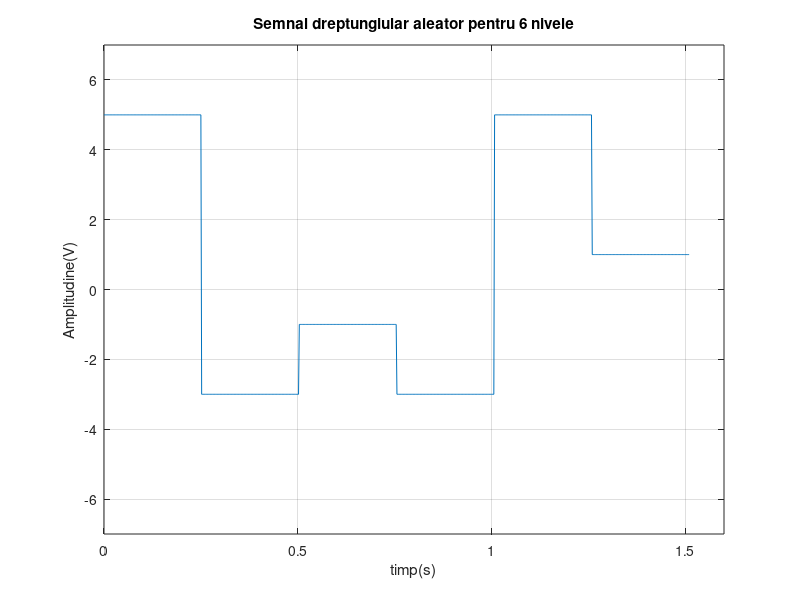

This figure's MATLAB source:
%Rezolutie temporara 2ms.punctul c)

t=0:0.002:1.510;%variabila timp necesara pentru a afisa 6 nivele aleatoare

i=1;%contor

n=[-5,-3,-1,1,3,5] ; %nivelele semnalului

Position=randi(length(n)); %cu functia randi extrag o pozitie aleatoare din n

Level=n(Position);%nivel_aleator ia valoarea din pozitia extrasa

vector_1=zeros(1,126); %t=0:0.002:0.25, de la 0 la 0.25 cu pasul de 0.002 sunt 126



for i=1:1:126  

    vector_1(i)=Level;  %umplu primul vector cu un nivel aleator

end

   

vector_2=zeros(1,126);

Position=randi(length(n));

Level=n(Position);

for i=1:1:126

    vector_2(i)=Level; %umplu al doi-lea vector cu un nivel aleator

end



vector_3=zeros(1,126);

Position=randi(length(n));

Level=n(Position);

for i=1:1:126

     vector_3(i)=Level;%umplu al trei-lea vector cu un nivel aleator

end



vector_4=zeros(1,126);

Position=randi(length(n));

Level=n(Position);



for i=1:1:126

    vector_4(i)=Level;%umplu al patru-lea vector cu un nivel aleator

end



vector_5=zeros(1,126);

Position=randi(length(n));

Level=n(Position);



for i=1:1:126

    vector_5(i)=Level;%umplu al cinci-lea vector cu un nivel aleator

end



vector_6=zeros(1,126);

Position=randi(length(n));

Level=n(Position);



for i=1:1:126

    vector_6(i)=Level;%umplu al sase-lea vector cu un nivel aleator

end





Vector=[vector_1,vector_2,vector_3,vector_4,vector_5,vector_6];

plot(t,Vector),grid,axis([0 1.6 -7 7]),xlabel('timp(s)'),ylabel('Amplitudine(V)'),
title('Semnal dreptungiular aleator pentru 6 nivele');%afisez V=f(t)